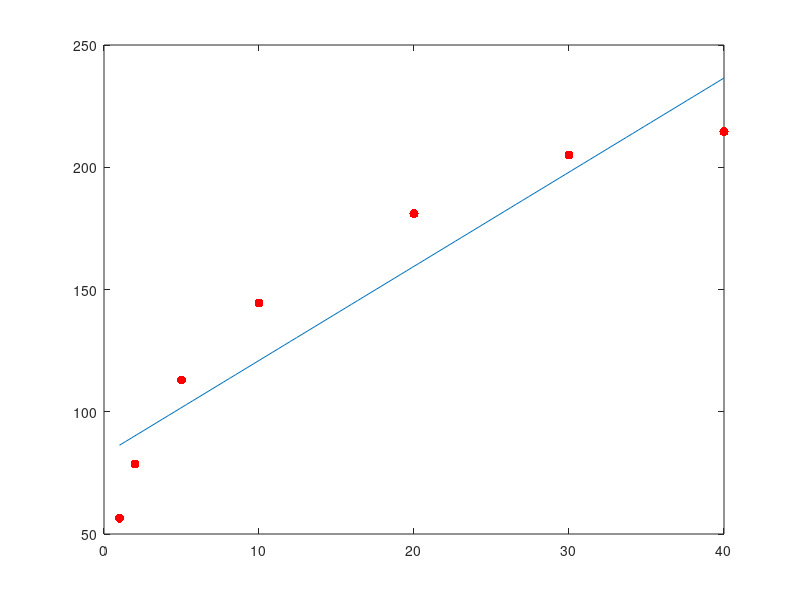

Recreate this plot in MATLAB.
% metodo para encontrar polinomios or cuadrados minimos
clc;
clear all; #si eliminamos clear all, podemos cambiar n y superponer graficas
n=1
X=[1 2 5 10 20 30 40]
Y=[56.5 78.6 113 144.5 181 205 214.5]
m=size(X);
est=m(1,2);
P=polyfit(X,Y,n)
X1=linspace(X(1,1), X(1,est));
Y1=polyval(P,X1);

plot(X,Y,'.r','markersize',20)
hold on
plot(X1,Y1)
sum=0;

for i=1:est
 diferencia=(Y(1,i)-polyval(P,X(1,i)))^2;
 sum= sum+diferencia;
end
varianza=sum/(est-n-1)

